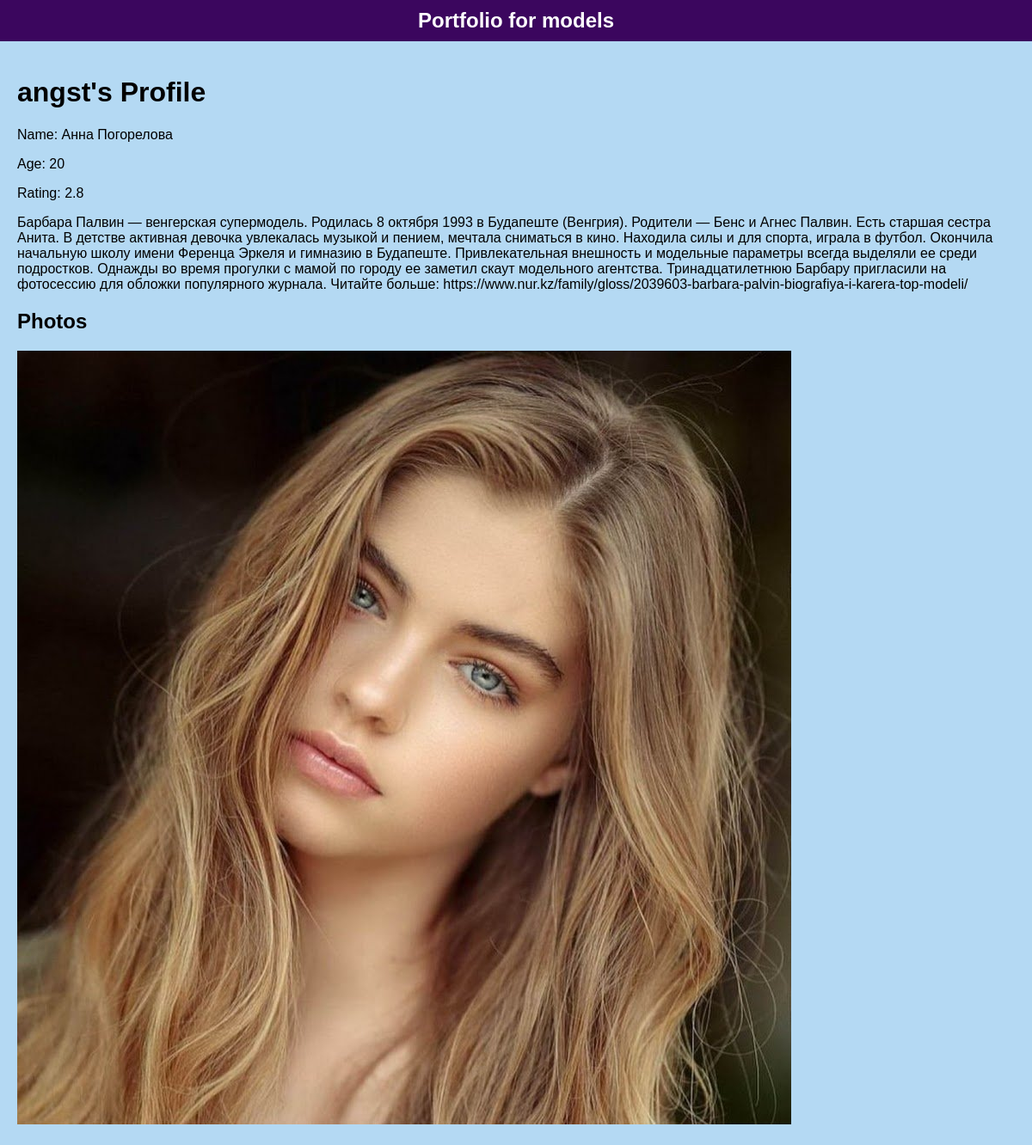
The app's page /profile/angst/ with its own data.
### portfolio/models.py (models this page shows, shortened)
class Profile(models.Model):
    user = models.OneToOneField(User, on_delete=models.CASCADE)
    name = models.CharField(max_length=100)
    age = models.IntegerField(default=0)
    photo = models.ImageField(upload_to='profiles/photos/')
    bio = models.TextField()
    rating = models.DecimalField(max_digits=2, decimal_places=1, default=0.0)

### portfolio/views.py (the view)
# urls.py: path('profile/<str:username>/', profile_detail, name='profile_detail'),
def profile_detail(request, username):
    profile = get_object_or_404(Profile, user__username=username)
    photos = Photo.objects.filter(profile=profile)
    return render(request, 'portfolio/profile_detail.html', {'profile': profile, 'photos': photos})

### templates/portfolio/profile_detail.html (shortened to what this page needs)
{% extends "base.html" %}
{% load static %}
{% block content %}
<!DOCTYPE html>
<html lang="en">
<head>
</head>
<body>
    <h1>{{ profile.user.username }}'s Profile</h1>
    <p>Name: {{ profile.name }}</p>
    <p>Age: {{ profile.age }}</p>
    <p>Rating: {{ profile.rating }}</p>
    <p>{{ profile.bio }}</p>
    <h2>Photos</h2>
    <div class="profile-image">
        <img src="{{ profile.photo.url }}" alt="{{ profile.user.username }}">
    </div>
</body>
</html>
{% endblock %}

### static/css/base.css (style rules this page uses)
body { font-family: Arial, sans-serif; background-color: #f9f9f9; margin: 0; padding: 0; }

### templates/base.html (style rules this page uses)
body { font-family: Arial, sans-serif; margin: 0; padding: 0; background-color: #b4d9f3; }

### records on screen
Profile: user.username "angst", name "Анна Погорелова", age "20", rating "2.8", bio "Барбара Палвин — венгерская супермодель. Родилась 8 октября 1993 в Будапеште (Венгрия). Родители — Бенс и Агнес Палвин. Есть старшая сестра Анита. В детстве активная девочка увлекалась музыкой и пением, мечтала сниматься в кино. Находила силы и для спорта, играла в футбол. Окончила начальную школу имени Ференца Эркеля и гимназию в Будапеште. Привлекательная внешность и модельные параметры всегда выделяли ее среди подростков. Однажды во время прогулки с мамой по городу ее заметил скаут модельного агентства. Тринадцатилетнюю Барбару пригласили на фотосессию для обложки популярного журнала. Читайте больше: https://www.nur.kz/family/gloss/2039603-barbara-palvin-biografiya-i-karera-top-modeli/", photo (picture)
